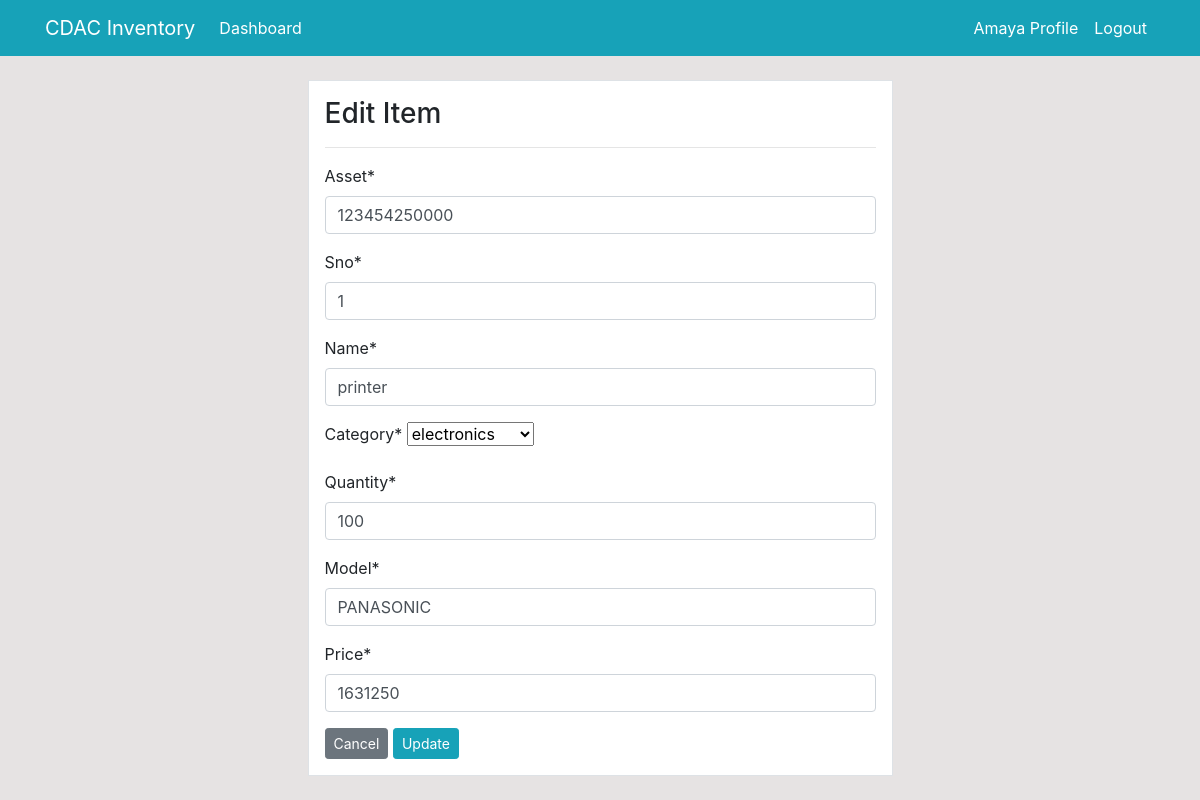
The page /product/update/24/ (signed in) on the database its author committed.
### dashboard/models.py (models this page shows, shortened)
class Product(models.Model):
    asset=models.CharField(max_length=30,null=True)
    sno=models.CharField(max_length=15,null=True)
    name=models.CharField(max_length=100,null=True)
    category=models.CharField(max_length=20,choices=category,null=True)
    quantity=models.PositiveIntegerField(null=True)
    model=models.CharField(max_length=300,null=True)
    barcode=models.ImageField(upload_to='images/',null=True)
    price=models.PositiveIntegerField(null=True)
    class Meta:
        verbose_name_plural='Product'

### dashboard/views.py (the view)
# urls.py: path('product/update/<int:pk>/',views.product_update,name='dashboard-product-update'),
@login_required
def product_update(request,pk):
    item=Product.objects.get(id=pk)
    if request.method=='POST':
        form=ProductForm(request.POST,instance=item)
        if form.is_valid():
            form.save()
            return redirect('dashboardproduct')
    else:
        form=ProductForm(instance=item)
    context={
        'form':form
    }
    return render(request,'dashboard/product_update.html',context)

### dashboard/forms.py
class ProductForm(forms.ModelForm):
    class Meta:
        model=Product
        fields=['asset','sno','name','category','quantity','model','price']

### template/dashboard/product_update.html (shortened to what this page needs)
{% extends 'partials/base.html' %}
{% load crispy_forms_tags %}
{% block content %}
<div class="row my-4">
    <div class="col-md-6 offset-md-3">
        <div class="border p-3 bg-white">
            <h3>Edit Item</h3>
            <hr>
            <form method="POST">
                {{ form|crispy }}
                <a class="btn btn-secondary btn-sm" href="{% url 'dashboardproduct' %}">Cancel</a>
                <input class="btn btn-info btn-sm" type="submit" value="Update">
            </form>
        </div>
    </div>
</div>
{% endblock %}

### template/partials/nav.html (shortened to what this page needs)
<nav class="navbar navbar-expand-lg navbar-info bg-info">
    {% if user.is_authenticated %}
    <div class="container">
        <a class="navbar-brand text-white" href="{% url 'dashboardindex'%}">CDAC Inventory</a>
        <div class="collapse navbar-collapse" id="navbarSupportedContent">
            <ul class="navbar-nav mr-auto">
                <li class="nav-item active">
                    <a class="nav-link text-white" href="{% url 'dashboardindex'%}">Dashboard </a>
                </li>
            </ul>
            <ul class="navbar-nav ml-auto">
                <li class="nav-item active">
                    <a class="nav-link text-white" href="{% url 'user-profile' %}">{{ user.username }} Profile </a>
                </li>
                <li class="nav-item">
                    <a class="nav-link text-white" href="{% url 'user-logout' %}">Logout</a>
                </li>
            </ul>
            {% endif %}
        </div>
    </div>
</nav>

### static/style.css (style rules this page uses)
body { background: rgb(230, 227, 227); }

### rows shown on the page
Product: asset "123454250000", sno "1", name "printer", category "electronics", quantity "100", model "PANASONIC", price "1631250"

### other values the page prints
{{ user.username }} "Amaya"
